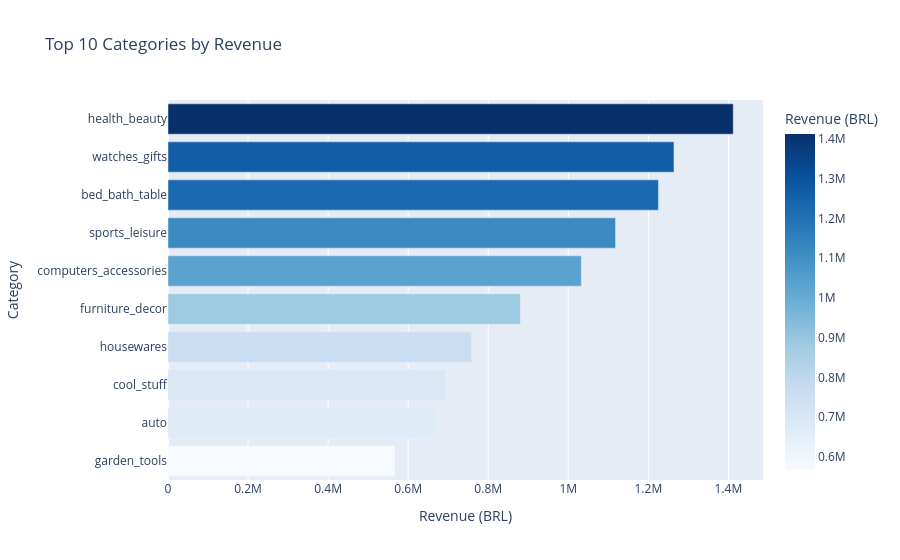

The code cell stored with this chart in its notebook:
### Code cell
# Top 10 categories by revenue
cat_rev = (df.groupby("category")["revenue"]
             .sum()
             .sort_values(ascending=False)
             .head(10)
             .reset_index())

fig = px.bar(cat_rev, x="revenue", y="category",
             orientation="h",
             title="Top 10 Categories by Revenue",
             labels={"revenue":"Revenue (BRL)","category":"Category"},
             color="revenue",
             color_continuous_scale="Blues")
fig.update_layout(yaxis={"categoryorder":"total ascending"})
fig.show()

print("Top 5 Categories:")
print(cat_rev.head().to_string(index=False))

### Figure 1 — Plotly figure (JSON) as saved in the notebook; plotly's stock layout.template omitted (floating-point values rounded to 4 significant figures)
{"data": [{"hovertemplate": "Revenue (BRL)=%{marker.color}<br>Category=%{y}<extra></extra>", "legendgroup": "", "marker": {"color": [1412000.0, 1264000.0, 1225000.0, 1118000.0, 1033000.0, 880300.0, 758400.0, 691700.0, 669300.0, 567100.0], "coloraxis": "coloraxis", "pattern": {"shape": ""}}, "name": "", "orientation": "h", "showlegend": false, "textposition": "auto", "type": "bar", "x": [1412000.0, 1264000.0, 1225000.0, 1118000.0, 1033000.0, 880300.0, 758400.0, 691700.0, 669300.0, 567100.0], "xaxis": "x", "y": ["health_beauty", "watches_gifts", "bed_bath_table", "sports_leisure", "computers_accessories", "furniture_decor", "housewares", "cool_stuff", "auto", "garden_tools"], "yaxis": "y"}], "layout": {"barmode": "relative", "coloraxis": {"autocolorscale": false, "colorbar": {"title": {"text": "Revenue (BRL)"}}, "colorscale": [[0, "rgb(247,251,255)"], [0.125, "rgb(222,235,247)"], [0.25, "rgb(198,219,239)"], [0.375, "rgb(158,202,225)"], [0.5, "rgb(107,174,214)"], [0.625, "rgb(66,146,198)"], [0.75, "rgb(33,113,181)"], [0.875, "rgb(8,81,156)"], [1, "rgb(8,48,107)"]]}, "legend": {"tracegroupgap": 0}, "title": {"text": "Top 10 Categories by Revenue"}, "xaxis": {"anchor": "y", "domain": [0, 1], "title": {"text": "Revenue (BRL)"}}, "yaxis": {"anchor": "x", "categoryorder": "total ascending", "domain": [0, 1], "title": {"text": "Category"}}}}
